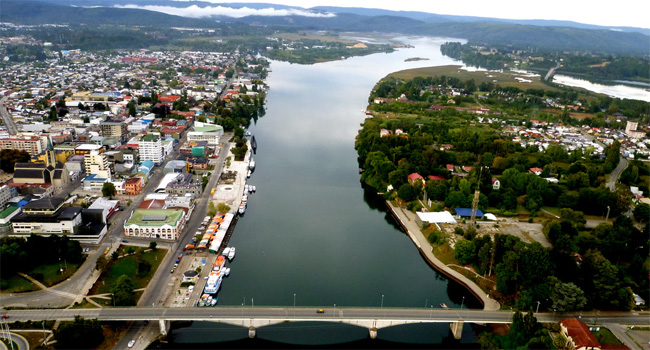
#> input picture chapters/image-processing/data/valdivia.jpg, 650 x 350 px, found by its file name
$ jupyter execute --allow-errors analysis.ipynb   (shell and % lines are left out)
#> lines starting #> are read from the running program, lines starting #| are printed output that depends on the picture
[cell 1]
from IPython.display import YouTubeVideo
from functools import partial
YTVideo_formato = partial(YouTubeVideo, width=640, height=400, rel=0, modestbranding=1)

[cell 2]
import numpy as np
import matplotlib.pyplot as plt
import scipy.fft
import cv2
from PIL import Image

# Análisis de imágenes en frecuencia

En esta lección veremos:

- Transformada de Fourier bidimensional
- Espectro de imágenes sintéticas y naturales

## Transformada de Fourier bidimensional

La DFT se puede aplicar a funciones multi-dimensionales

En el caso discreto de una señal bidimensional $g[n_1, n_2]$ con índices $n_1 \in [0, N_1-1]$ y $n_2 \in [0, N_2-1]$ tenemos

$$
G[k_1, k_2] = \sum_{n_1=0}^{N_1-1} \sum_{n_2=0}^{N_2-1} g[n_1, n_2] \exp \left ( -j2\pi  \left[\frac{n_1 k_1}{N_1} + \frac{n_2 k_2}{N_2} \right] \right)
$$
y su inversa

$$
g[n_1, n_2] = \frac{1}{N_1 N_2}\sum_{k_1=0}^{N_1-1} \sum_{k_2=0}^{N_2-1} G[k_1, k_2] \exp \left ( j2\pi  \left[\frac{n_1 k_1}{N_1} + \frac{n_2 k_2}{N_2} \right] \right)
$$

Notemos que

$$
\begin{align}
G[k_1, k_2] &= \sum_{n_1=0}^{N_1-1} \left(\sum_{n_2=0}^{N_2-1} g[n_1, n_2] \exp \left (-j2\pi \frac{n_2 k_2}{N_2}\right) \right) \exp \left (-j2\pi \frac{n_1 k_1}{N_1}\right) \\
&= \sum_{n_1=0}^{N_1-1} \hat g_{n_2}[n_1] \exp \left (-j2\pi \frac{n_1 k_1}{N_1}\right),
\end{align}
$$

Es decir que la DFT 2D se puede calcular usando repetidas veces la DFT de una dimensión.

**Ejemplo:** Visualización de la base de Fourier bidimensional

A continuación se muestra la base de Fourier (parte real), son cosenos en dos dimensiones con distintas orientaciones

- La frecuencia cero se ubica en la esquina superior izquierda
- La frecuencia crece de izquierda a derecha y de arriba para abajo

Cuando aplicamos la transformada de Fourier 2D a una imagen estamos separando la imagen en base a estas "texturas" sinusoidales

[cell 3]
x = np.arange(0, 32, step=1)
X, Y = np.meshgrid(x, x)
#> (the rest of this cell did not finish here and is left out)

## Espectro de una imagen

Podemos usar la transformada de Fourier 2D para obtener el espectro de amplitud de una imagen

Utilizaremos la siguiente imagen como ejemplo

[cell 4]
valdivia = cv2.imread('data/valdivia.jpg')
#> valdivia is the input picture: shape (350, 650, 3); mean B, G, R 93.5, 102, 97.3
valdivia_bw = cv2.cvtColor(valdivia, cv2.COLOR_BGR2GRAY)[:, 300:]
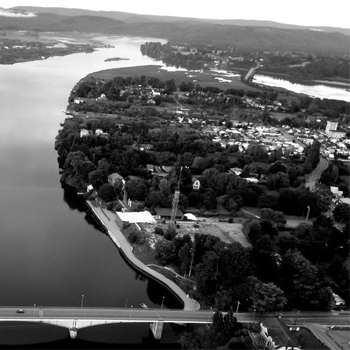
#> valdivia_bw: shape (350, 350); min 0, max 255, mean 91.9
Image.fromarray(valdivia_bw)

OpenCV tiene implementada la transformada rápida de Fourier en 2 dimensiones

La función `dft` de opencv nos retorna una tensor con dos canales que contienen la parte real y la parte imaginaria de la transformada. Luego podemos utilizar `magnitude` para obtener el espectro

[cell 5]
valdivia_bw_float = np.float32(valdivia_bw)
valdivia_dft = cv2.dft(valdivia_bw_float, flags=cv2.DFT_COMPLEX_OUTPUT)
valdivia_magnitude = cv2.magnitude(valdivia_dft[:,:,0], valdivia_dft[:,:,1])
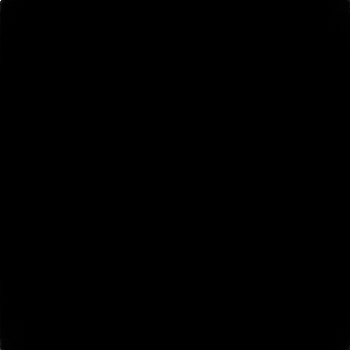
#> valdivia_magnitude: shape (350, 350) float32; min 21.84, max 11253672, mean 6456.3; drawn with min black and max white

Si lo graficamos directamente veremos:

#> (a cell that did not finish here is left out)

Que sigue la convención usual, es decir que la frecuencia cero está en la esquina.

Podemos hacer una visualización más clara dejando el cero al centro con:

#> (a cell that did not finish here is left out)

:::{note}

La energía está muy concentrada en el componente central. Esto es común en imágenes naturales

:::

Para visualizar mejor el espectro de una imagen natural se recomienda usar

$$
\log(|\text{fft2}(I)|+1)
$$

de esta forma el componente central no es tan dominante. En este caso:

#> (a cell that did not finish here is left out)

Ahora podemos apreciar otras estructuras en el espectro, pero

:::{attention}

¿A qué corresponden?

:::

Para entrenarnos en la interpretación del espectro conviene estudiar espectros de imágenes sintéticas

## Espectro de una imagen sintética

**Ejemplo:** Impulsos en frecuencia

Dos impulsos en el espectro corresponde a una sinusoide en el espacio original y viceversa

La posición de los impulsos está asociada a la frecuencia de la sinusoide

[cell 9]
YTVideo_formato('JkYpoMWGbN4')

**Ejemplo:** Espectro de una Linea

Una línea en la imagen es una línea en el espectro (con otra orientación)

[cell 10]
YTVideo_formato('vwey-8_EADg')

:::{attention}

¿Cómo se explica esto?

:::

Consideremos primero el caso donde la rotación es 40 pixeles (linea vertical)

#> (a cell that did not finish here is left out)

Notemos que en este caso la componente vertical y horizontal pueden independizarse como muestra el sencillo ejemplo a continuación

[cell 12]
A = np.array([[0., 0., 1., 0., 0.]])
B = np.array([[1., 1., 1., 1., 1.]])
A*B.T

Esto se conoce como una **señal separable**

**Propiedad:** La DFT 2D de una señal separable equivale a la multiplicación de las dos DFT 1D

Una señal es sepable si

$$
g[n_1, n_2] = g_1[n_1] g_2[n_2],
$$

luego aplicando esto en la DFT tenemos

$$
\begin{align}
G[k_1, k_2] &= \sum_{n_1=0}^{N_1-1} \sum_{n_2=0}^{N_2-1} g_1[n_1] g_2[n_2] \exp \left ( -j2\pi  \left[\frac{n_1 k_1}{N_1} + \frac{n_2 k_2}{N_2} \right] \right) \nonumber \\
& = \sum_{n_1=0}^{N_1-1} g_1[n_1] \exp \left ( -j2\pi \frac{n_1 k_1}{N_1} \right)  \sum_{n_2=0}^{N_2-1} g_2[n_2] \exp \left ( -j2\pi\frac{n_2 k_2}{N_2}  \right) \nonumber \\
\end{align}
$$

es decir que se obtiene la multiplicación de cada DFT.

Usemos esta propiedad en el ejemplo anterior.

La primera señal es un impulso en el origen. Su transformada de Fourier es una señal constante

[cell 13]
SA = scipy.fft.fftshift(np.abs(scipy.fft.fft(A)))
display(A, SA)

La segunda señal es una constante

Su transformada de Fourier es un impulso en el origen

(la constante y el impulso en el origen son un par de Fourier)

[cell 14]
SB = scipy.fft.fftshift(np.abs(scipy.fft.fft(B)))
display(B, SB)

**Resultado:** La multiplicación de ambas es una linea rotada en 90 grados con respecto a la original

[cell 15]
SA*SB.T

:::{attention}

¿Por qué pareciera repetirse la linea en el espectro cuando la rotación es distinta de 0 pixeles (0 grados), 40 pixeles (90 grados) o 80 pixeles (180 grados)?

:::

#> (a cell that did not finish here is left out)

Este efecto o artefacto obedece a la siguiente propiedad de la DFT

**Propiedad:** La DFT es periodica

En este caso el artefacto que observamos se debe a que en ciertos ángulos los bordes no calzan, tal como muestra la siguiente figura

#> (a cell that did not finish here is left out)

Más adelante veremos como disminuir la influencia de este artefacto usando enventanado

**Ejemplo:** Espectro de un rectangulo

Un rectangulo en la imagen es un sinc en el espectro (y viceverza)

Notemos como mientras más ancho es el rectangulo más angosto es el sinc (y viceversa)

Demostración para una dimensión: https://www.thefouriertransform.com/pairs/box.php

[cell 18]
YTVideo_formato('4ctVzvU89lw')

**Ejemplo:** Espectro de una Gaussiana

Una Gaussiana en el espectro es una Gaussiana en el espacio de la imagen

Sin embargo el ancho de la gaussiana en el espectro es inversamente proporcional a la del espacio de la imagen

Demostración para una dimensión: https://www.thefouriertransform.com/pairs/gaussian.php

[cell 19]
YTVideo_formato('2Sukn_-4Wss')

**Ejemplo:** Espectro de ruido blanco

El espectro de una imagen de ruido blanco es también ruido blanco

El adjetivo "blanco" se refiere a que es un ruido sin color, es decir que aparece de igual forma en todas las frecuencias de la señal

El video a continuación muestre imágenes de ruido blanco gaussiano generado con distitnas semillas y sus correspondientes espectros de magnitud

[cell 20]
YTVideo_formato("mUTdCJzxLkc")

## Espectro de magnitud y de fase

La DFT en dos dimensiones $G[k_1, k_2]$ es un número complejo y como tal puede escribirse en coordenadas polares como

$$
G[k_1, k_2] = M[k_1, k_2] e^{j \Phi[k_1, k_2]}
$$

donde $j$ es el número imaginario.

Hasta ahora solo hemos estudiando el valor absoluto $M = | G |$, esto es lo que se conoce como **espectro de magnitud**

>  La **magnitud espectral** guarda información de la amplitud de los componentes

Ahora estudiaremos la influencia que tiene $\Phi[k_1, k_2]$, es decir el **espectro de fase** o ángulo

> La **fase espectral** guarda información del desfase (dirección) de los componentes

Consideremos la siguiente imagen de ejemplo

[cell 21]
doge = cv2.cvtColor(cv2.imread('data/doge.jpg'), cv2.COLOR_BGR2GRAY)
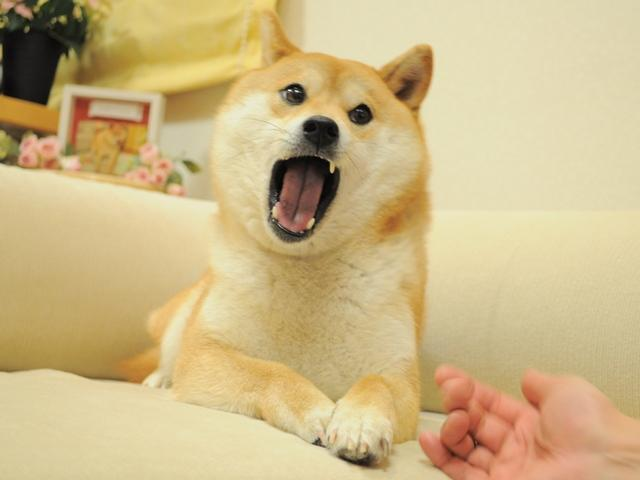
#> input picture chapters/image-processing/data/doge.jpg, 640 x 480 px, found by its file name
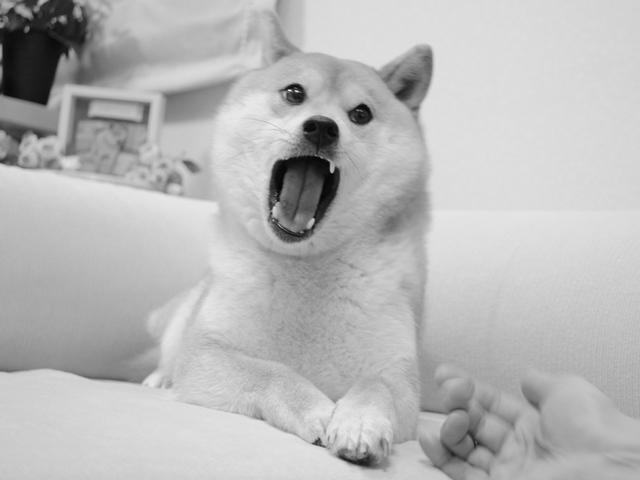
#> doge: shape (480, 640); min 1, max 254, mean 184
Image.fromarray(doge)

¿Cómo se ven los espectros de magnitud y fase de esta imagen?

[cell 22]
doge_dft = cv2.dft(np.float32(doge), flags=cv2.DFT_COMPLEX_OUTPUT)
doge_magnitude, doge_phase = cv2.cartToPolar(doge_dft[:,:,0], doge_dft[:,:,1])
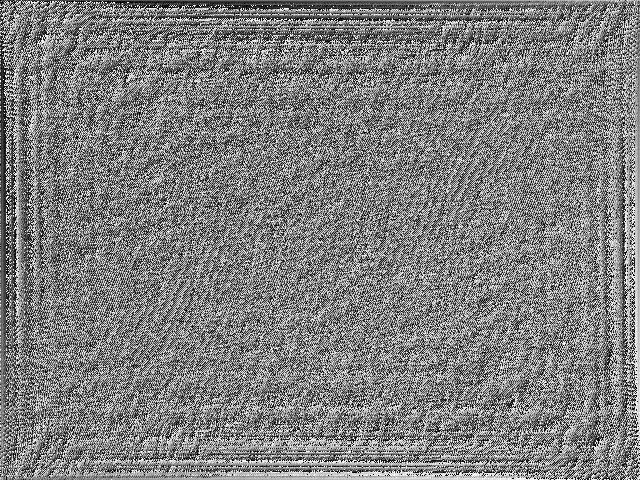
#> doge_phase: shape (480, 640) float32; min 0, max 6.28, mean 3.14; drawn with min black and max white

#> (a cell that did not finish here is left out)

:::{attention}

¿Podemos reconstruir la imagen usando sólo el espectro de magnitud? ¿O usando sólo el de fase?

:::

Con este sencillo experimento podemos resaltar que es lo que guarda cada espectro

[cell 24]
def reconstruct(mag, phase):
    return cv2.dft(cv2.merge([*cv2.polarToCart(mag, phase)]),
                  flags=cv2.DFT_INVERSE | cv2.DFT_REAL_OUTPUT | cv2.DFT_SCALE)

[cell 25]
def hist_eq(img, nbins=256):
    image_hist, bins = np.histogram(img.flatten(), nbins, density=True)
    cdf = image_hist.cumsum()
    cdf = 255 * cdf / cdf[-1]
    image_eq = np.interp(img.flatten(), bins[:-1], cdf)
    return image_eq.reshape(img.shape).astype('int')
    #return img

#> (the rest of this cell did not finish here and is left out)

La base de Fourier representa las texturas presentes en la imagen

- El espectro de amplitud nos dice la importancia de cada textura
- El espectro de fase nos dice la dirección de cada textura

Si solo usamos la importancia sin la dirección el resultado es ininteligible

Si solo usamos sólo la dirección podemos entender los contornos pero se pierden la información de intensidad de color (importancia)

:::{attention}

¿Qué pasa si intercambiamos la fase y magnitud de dos imágenes de igual tamaño?

:::

[cell 26]
inst = cv2.cvtColor(cv2.imread('data/InsInformatica.jpg'), cv2.COLOR_BGR2GRAY)
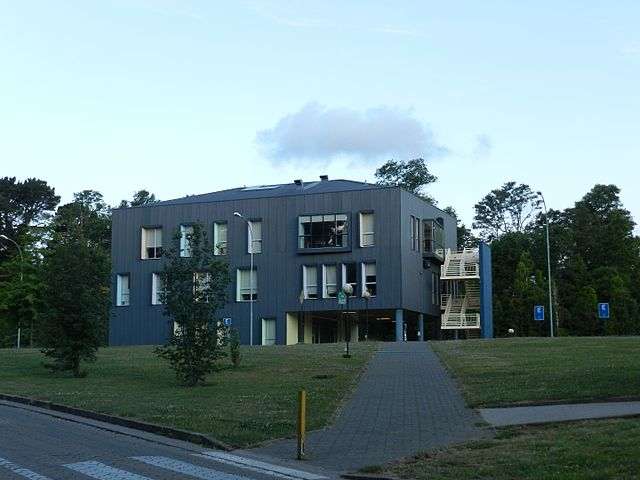
#> input picture chapters/image-processing/data/InsInformatica.jpg, 640 x 480 px, found by its file name
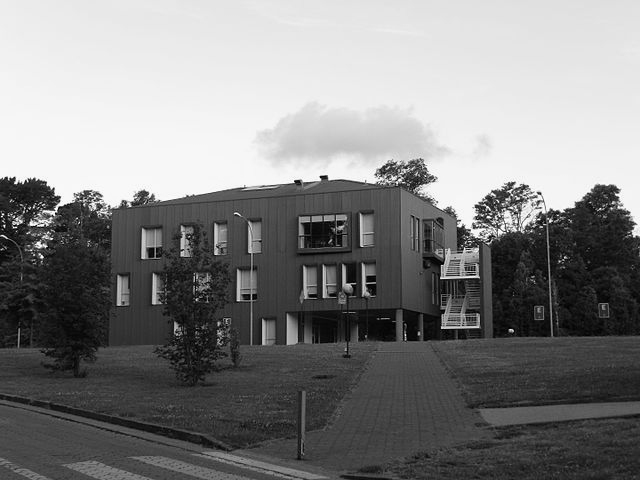
#> inst: shape (480, 640); min 0, max 253, mean 130.6
inst_dft = cv2.dft(np.float32(inst), flags=cv2.DFT_COMPLEX_OUTPUT)
inst_magnitude, inst_phase = cv2.cartToPolar(inst_dft[:,:,0], inst_dft[:,:,1])
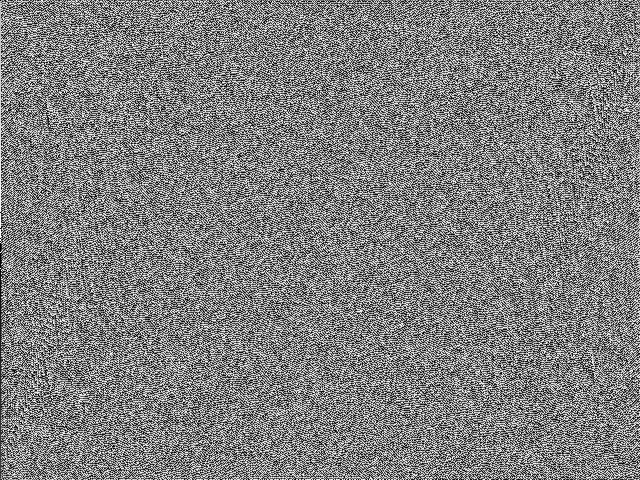
#> inst_phase: shape (480, 640) float32; min 0, max 6.28, mean 3.14; drawn with min black and max white
